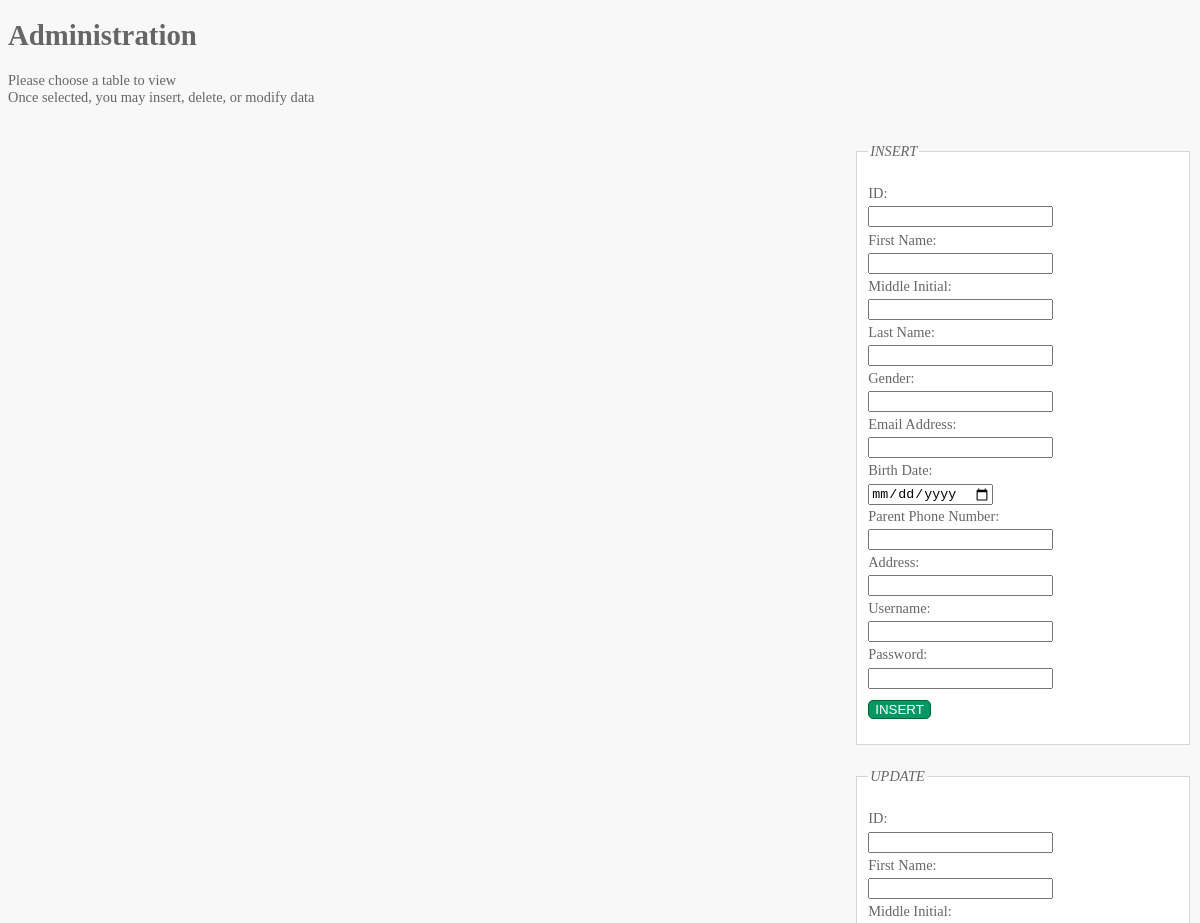
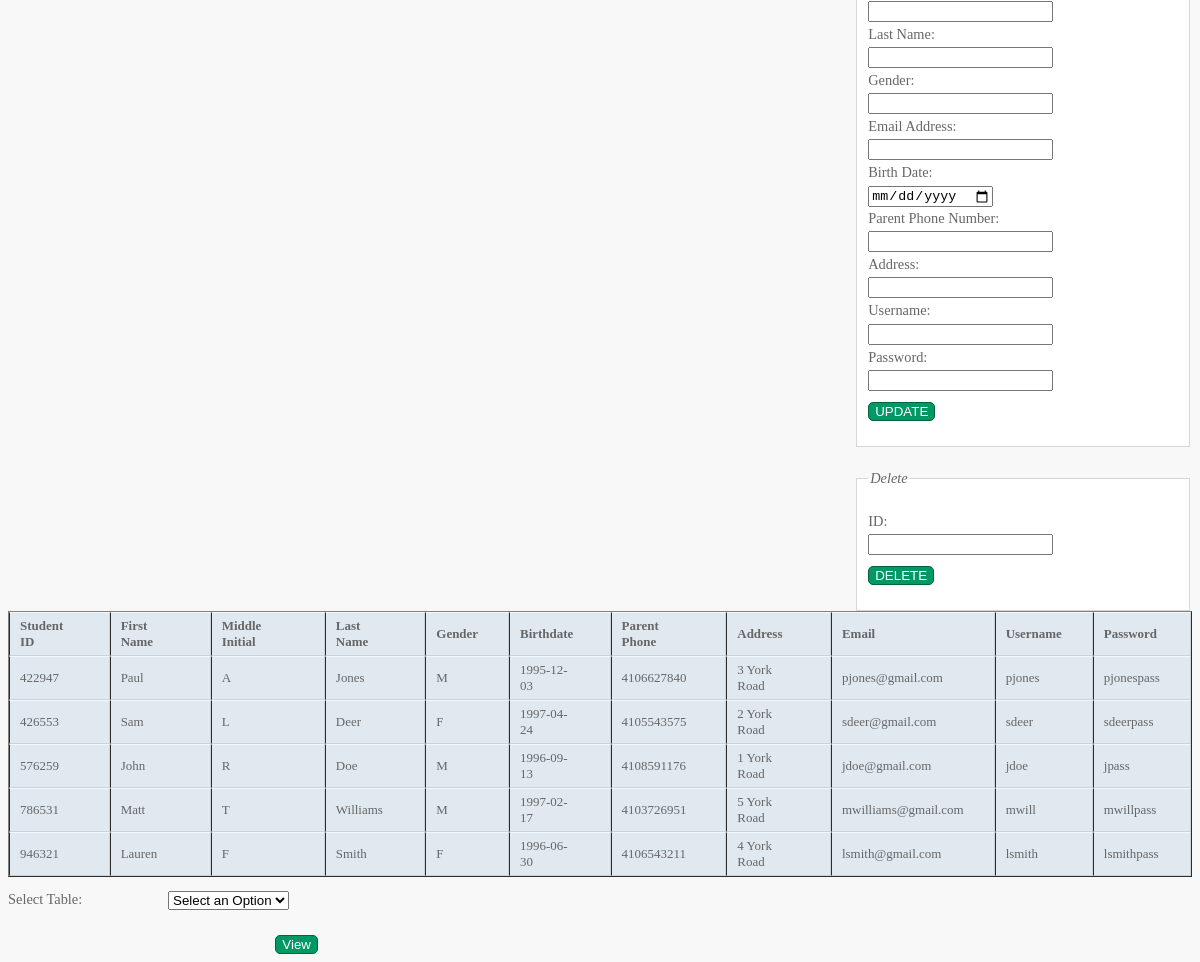
Page /admins_home.php on the committed database (2 pictures, top to bottom).
### tables this page shows
CREATE TABLE IF NOT EXISTS STUDENT
(	studentID	CHAR(7)				NOT NULL,
	Fname		VARCHAR(15)			NOT NULL,
	MInit		CHAR,
    Lname		VARCHAR(15)			NOT NULL,
    Gender		CHAR(10)			NOT NULL,
    Bdate		DATE				NOT NULL,
	parentPhone	VARCHAR(12)			NOT NULL,
    Address		VARCHAR(30)			NOT NULL,
    Email		VARCHAR(25)			NOT NULL,
	Username	VARCHAR(25)			NOT NULL,
	Password	VARCHAR(25)			NOT NULL,
    PRIMARY KEY (studentID),
    UNIQUE(Username));

### students_list.php (the view, shortened to what this page needs)
<!DOCTYPE html>
<html>
	<head>
  	<link href="pagestyle.css" type="text/css" rel="stylesheet" />
	</head>
	<body>
		<h1>Administration</h1>
		<p>Please choose a table to view<br /> Once selected, you may insert, delete, or modify data</p>
		<div id="controlBox">
			<div id="insert">
        <form action="students_list.php" method="post">
			<fieldset>
				<legend>INSERT</legend>
				<p><label class="title" for="idnumber">ID:</label>
					<input type="text" name="idnumber" id="idnumber" required="required"><br />
					<label class="title" for="fname">First Name:</label>
					<input type="text" name="fname" id="fname" required="required"><br />
					<label class="title" for="mi">Middle Initial:</label>
					<input type="text" name="mi" id="mi" required="required"><br />
					<label class="title" for="lname">Last Name:</label>
					<input type="text" name="lname" id="lname" required="required"><br />
					<label class="title" for="gender">Gender:</label>
					<input type="text" name="gender" id="gender" required="required"><br />
					<label class="title" for="email">Email Address:</label>
					<input type="text" name="email" id="email" required="required"><br />
					<label class="title" for="bdate">Birth Date:</label><br />
					<input type="date" name="bdate" id="bdate" required="required"><br />
					<label class="title" for="parentphone">Parent Phone Number:</label>
					<input type="text" name="parentphone" id="parentphone" required="required"><br />
					<label class="title" for="address">Address:</label>
					<input type="text" name="address" id="address" required="required"><br />
					<label class="title" for="username">Username:</label>
					<input type="text" name="username" id="username" required="required"><br />
					<label class="title" for="password" required="required">Password:</label>
					<input type="password" name="password" id="password"><br />
					<input type="submit" name="add" value="INSERT" />
        </form>
				</div>
					<div id="update">
            <form action="students_list.php" method="post">
					<fieldset>
						<legend>UPDATE</legend>
						<p><label class="title" for="idnumber">ID:</label>
							<input type="text" name="idnumber" id="idnumber" required="required"><br />
							<label class="title" for="fname">First Name:</label>
							<input type="text" name="fname" id="fname" required="required"><br />
							<label class="title" for="mi">Middle Initial:</label>
							<input type="text" name="mi" id="mi" required="required"><br />
							<label class="title" for="lname">Last Name:</label>
							<input type="text" name="lname" id="lname" required="required"><br />
							<label class="title" for="gender">Gender:</label>
							<input type="text" name="gender" id="gender" required="required"><br />
							<label class="title" for="email">Email Address:</label>
							<input type="text" name="email" id="email" required="required"><br />
							<label class="title" for="bdate">Birth Date:</label><br />
							<input type="date" name="bdate" id="bdate" required="required"><br />
							<label class="title" for="parentphone">Parent Phone Number:</label>
							<input type="text" name="parentphone" id="parentphone" required="required"><br />
							<label class="title" for="fname">Address:</label>
							<input type="text" name="address" id="address" required="required"><br />
							<label class="title" for="username">Username:</label>
							<input type="text" name="username" id="username" required="required"><br />
							<label class="title" for="password" required="required">Password:</label>
							<input type="password" name="password" id="password"><br />
							<input type="submit" name="edit" value="UPDATE" />
            </form>
						</div>
						<div id="delete">
              <form action="students_list.php" method="post">
						<fieldset>
							<legend>Delete</legend>
							<p><label class="title" for="idnumber">ID:</label>
								<input type="text" name="idnumber" id="idnumber" required="required"><br />
								<input type="submit" name = "delete" value="DELETE" />
              </form>
							</div>
		</div>
    <div id="main">
     <table border=1>
       <tr>
       <th>Student ID</th>
       <th>First Name</th>
       <th>Middle Initial</th>
       <th>Last Name</th>
       <th>Gender</th>
       <th>Birthdate</th>
       <th>Parent Phone</th>
       <th>Address</th>
       <th>Email</th>
       <th>Username</th>
       <th>Password</th>
       </tr>
<?php
include 'db.inc.php';
if (!($connection = @ mysql_connect($hostName, $username,
  $password)))
  showerror();
    $query = "SELECT * FROM student";
    if (!($result = @ mysql_query ($query, $connection)))
      showerror();
    while ($row = @ mysql_fetch_array($result))
      echo "<tr>
    <td>{$row["studentID"]}</td>
    <td>{$row["Fname"]}</td>
    <td>{$row["MInit"]}</td>
    <td>{$row["Lname"]}</td>
    <td>{$row["Gender"]}</td>
    <td>{$row["Bdate"]}</td>
    <td>{$row["parentPhone"]}</td>
    <td>{$row["Address"]}</td>
    <td>{$row["Email"]}</td>
    <td>{$row["Username"]}</td>
    <td>{$row["Password"]}</td>
    </tr>";
  ?>
</table>
<form action="admins_home.php" method="post">
<p><label class="title" for="selectTable"> Select Table:</label>
<select name="selectTable" id="selectTable">
	<option value="" disabled selected>Select an Option</option>
</select></p>
<div class="submit">
 <input type="submit" value="View" />
</div>
</form>
 </div>
 </body>
</html>

### PAUL UPDATED FINAL REPORT FILES/css/pagestyle.css (style rules this page uses)
body { font=family: Arial, Verdana, sans-serif; font-size: 90%; color: #666666; background-color: #f8f8f8; }
table { border-spacing: 0px; }
th, td { padding: 5px 30px 5px 10px; border-spacing: 0px; font-size: 90%; margin: 0px; }
th,td { text-align: left; background-color: #e0e9f0; border-top: 1px solid #f1f8fe; border-bottom: 1px solid #cbd2d8; border-right: 1px solid #cbd2d8; }
td { text-shadow: 1px 1px p1x #ffffff; }
fieldset { width: 310px; margin-top:20px; border: 1px solid #d6d6d6; background-color: #ffffff; line-height: 1.6em; }
legend { font-style: italic; color: #666666; }
input[type="submit"] { border: 1px solid #006633; background-color: #009966; color: #ffffff; border-radius: 5px; padding 5px; margin-top: 10px; }
.title { float: left; width: 160px; clear: left; }
.submit { width: 310px; text-align: right; }
#controlBox { float:right; }

### rows in the picture
student: studentID "422947", Fname "Paul", MInit "A", Lname "Jones", Gender "M", Bdate "1995-12-03", parentPhone "4106627840", Address "3 York Road", Email "pjones@gmail.com", Username "pjones", Password "pjonespass"
student: studentID "426553", Fname "Sam", MInit "L", Lname "Deer", Gender "F", Bdate "1997-04-24", parentPhone "4105543575", Address "2 York Road", Email "sdeer@gmail.com", Username "sdeer", Password "sdeerpass"
student: studentID "576259", Fname "John", MInit "R", Lname "Doe", Gender "M", Bdate "1996-09-13", parentPhone "4108591176", Address "1 York Road", Email "jdoe@gmail.com", Username "jdoe", Password "jpass"
student: studentID "786531", Fname "Matt", MInit "T", Lname "Williams", Gender "M", Bdate "1997-02-17", parentPhone "4103726951", Address "5 York Road", Email "mwilliams@gmail.com", Username "mwill", Password "mwillpass"
student: studentID "946321", Fname "Lauren", MInit "F", Lname "Smith", Gender "F", Bdate "1996-06-30", parentPhone "4106543211", Address "4 York Road", Email "lsmith@gmail.com", Username "lsmith", Password "lsmithpass"
